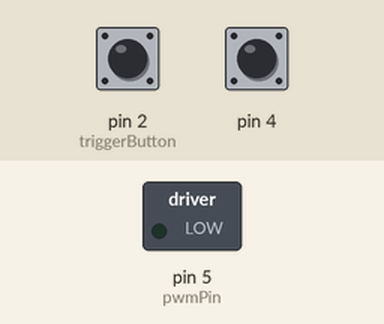
Recording of a sketch running on a simulated Arduino Uno, built with avr-gcc and run on an emulated ATmega328P. On the bench: switched loads named in the sketch (green lamp = pin HIGH). Dashed ring = blinking. Inputs (shaded band) come from the test bench; at power-on: pin 2 (triggerButton) LOW, pin 4 LOW. What the sketch prints to the serial monitor is not drawn.

Above: at 1.2 s.
1.3 s: pin 2 (triggerButton) pulled HIGH for 0.15 s
At 1.37 s:
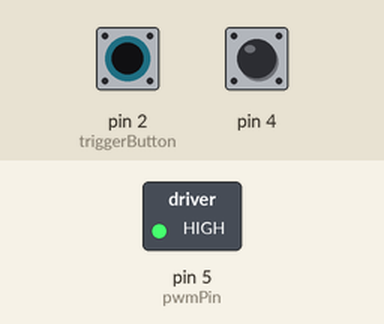
2.9 s: pin 2 (triggerButton) pulled HIGH for 3.2 s
At 6.6 s:
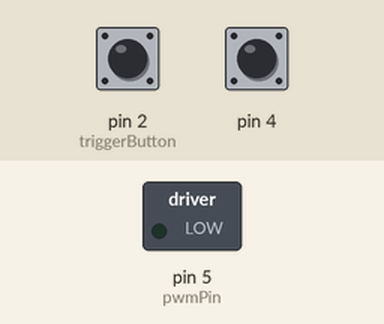
7.6 s: pin 2 (triggerButton) driven HIGH and pin 4 driven HIGH
At 8.4 s:
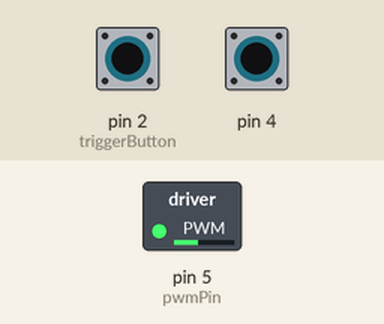
9.1 s: pin 2 (triggerButton) driven LOW
At 10.1 s:
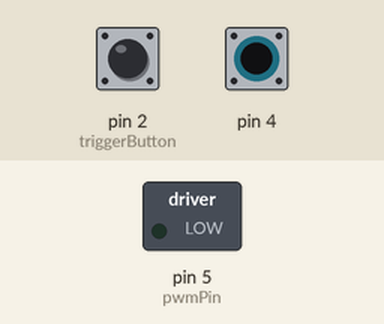
10.6 s: pin 2 (triggerButton) driven HIGH
At 11.2 s:
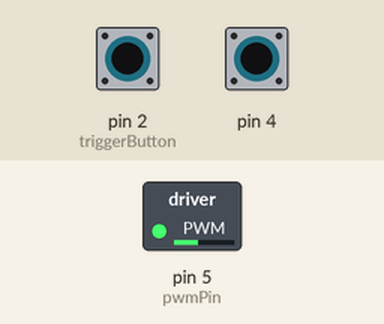
12.1 s: pin 4 pulsed LOW 5 times (0.12 s each, 0.3 s apart)
At 12.42 s:
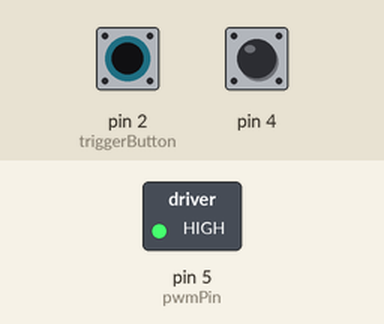
Timing chart, 0 to 15.1 s (numbered marks = the images above; inputs shaded):
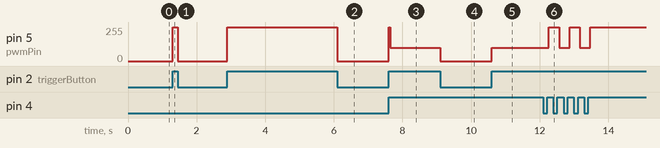

The sketch:

stryfe.ino
```cpp
#include "StryfeSpeedControl.h">
//#include "StryfeLedBars.h">

#define pwmPin 5
#define speedButton 4
#define triggerButton 2
#define ledBarsPin 7
#define ledDelay 100

//StryfeLedBars* bars;
StryfeSpeedControl* fire;

void setup() {
  Serial.begin(9600);
  while (!Serial) {
    ; // wait for serial port to connect. Needed for native USB port only
  }
  Serial.println("Starting Stryfe OS...");
  fire = new StryfeSpeedControl(pwmPin, triggerButton, speedButton);
  //bars = new StryfeLedBars(ledBarsPin, ledDelay);
  //bars->setDebugMode(true);

}

void loop() {
  fire->check();
  //bars->step();
}
```

StryfeLedBars.cpp
```cpp
#include "StryfeLedBars.h"

#define NUMPIXELS      16

StryfeLedBars::StryfeLedBars(int pin, int interval) {
    _debug("StryfeLedBars: initialising");
    _pin = pin;
    _interval = interval;

    _debug("StryfeLedBars: Setting neopixel config");
    _pixels = Adafruit_NeoPixel(NUMPIXELS, _pin, NEO_GRB + NEO_KHZ800);

    // Initialize leds to off.
    _debug("StryfeLedBars: Initialising neopixel");
    _pixels.begin();
    _pixels.show(); // Initialize all pixels to 'off'
    _debug("StryfeLedBars: initialised");
}

void StryfeLedBars::step() {
    unsigned long currentMillis = millis();
    if (currentMillis - _previousMillis >= _interval) {
        _previousMillis = currentMillis;

        _debug("StryfeLedBars: Animate bars");


        for (int ledNumber=0; ledNumber<NUMPIXELS; ledNumber++) {
            _pixels.setPixelColor(ledNumber, 10, 0, 0);
        }
        _x++;
        _x = _x % NUMPIXELS;
        _pixels.setPixelColor(_x, 255, 0, 0);
        _pixels.show();
    }
}

void StryfeLedBars::setDebugMode(bool debugMode) {
    _debugMode = debugMode;
}

void StryfeLedBars::_debug(char* message) {
    if(_debugMode) {
        Serial.println(message);
    }
}
```

StryfeLedBars.h
```cpp
#include "Arduino.h"
#include <Adafruit_NeoPixel.h>
#include <math.h>

class StryfeLedBars {
    public:
        StryfeLedBars(int pin, int interval);
        void step();
        void setDebugMode(bool debugMode);

    private:
        int _pin;
        Adafruit_NeoPixel _pixels;
        float _twoPi;
        int _x = 0;
        int _previousMillis;
        int _interval;

        bool _debugMode = false;
        void _debug(char* message);
};
```

StryfeSpeedControl.cpp
```cpp
#include "StryfeSpeedControl.h"

StryfeSpeedControl::StryfeSpeedControl(int pwmPin, int triggerPin, int toggleSpeedPin) {
    _debug("StryfeSpeedControl: initialising");
    pinMode(pwmPin, OUTPUT); // enable output for speed control by PWM
    pinMode(triggerPin, INPUT); // enable read for triggerPush

    _pwmPin = pwmPin;
    _triggerPin = triggerPin;
    _toggleSpeedPin = toggleSpeedPin;

    _debug("StryfeSpeedControl: initialised");
}

void StryfeSpeedControl::check() {
    checkButtonPress();

    if(digitalRead(_triggerPin) == HIGH) {
        _debug("Motor: on.");
        setSpeed(_speed);
    } else {
        setSpeed(0);
    }
}

void StryfeSpeedControl::toggleSpeed() {
    if(_speed == SPEED_MAX) {
        _speed = SPEED_LOW;
    } else {
        _speed = SPEED_MAX;
    }
}

void StryfeSpeedControl::checkButtonPress() {
    // read the pushbutton input pin:
    _buttonState = digitalRead(_toggleSpeedPin);

    // compare the buttonState to its previous state
    if (_buttonState != _lastButtonState) {
        // if the state has changed, increment the counter
        if (_buttonState == HIGH) {
            _debug("Toggle speed.");
            // if the current state is HIGH then the button went from off to on:
            toggleSpeed();
        } else {
            // if the current state is LOW then the button went from on to off:
        }
        // Delay a little bit to avoid bouncing
        delay(50);
    }
    // save the current state as the last state, for next time through the loop
    _lastButtonState = _buttonState;
}

void StryfeSpeedControl::setSpeed(int speed) {
    analogWrite(_pwmPin, speed);
}

void StryfeSpeedControl::setDebugMode(bool debugMode) {
    _debugMode = debugMode;
}

void StryfeSpeedControl::_debug(char* message) {
    if(_debugMode) {
        _debug(message);
    }
}
```

StryfeSpeedControl.h
```cpp
#include "Arduino.h"

// Define speed values
#define SPEED_MAX 255
#define SPEED_LOW 100

class StryfeSpeedControl {
    public:
        StryfeSpeedControl(int pwmPin, int triggerPin, int toggleSpeedPin);
        void check();
        void setDebugMode(bool debugMode);

    private:
        int _pwmPin;
        int _triggerPin;
        int _toggleSpeedPin;

        int _speed = 255;
        int _buttonState = 0;         // current state of the button
        int _lastButtonState = 0;     // previous state of the button

        void toggleSpeed();
        void checkButtonPress();
        void setSpeed(int speed);

        bool _debugMode = false;
        void _debug(char* message);
};
```

Measured:
- after the input at 1.3 s, pin 5 (pwmPin): 0/255 → 255/255 at once, → 0/255 0.15 s later
- after the input at 2.9 s, pin 5 (pwmPin): 0/255 → 255/255 at once, → 0/255 3.2 s later
- after the input at 7.6 s, pin 5 (pwmPin): 0/255 → 100/255 at once
- after the input at 9.1 s, pin 5 (pwmPin): 100/255 → 0/255 at once
- after the input at 10.6 s, pin 5 (pwmPin): 0/255 → 100/255 at once
- after the input at 12.1 s, pin 5 (pwmPin): alternates 255/255 for 0.30 s and 100/255 for 0.30 s, 5 changes in all, then stays 255/255, starting after 0.17 s
